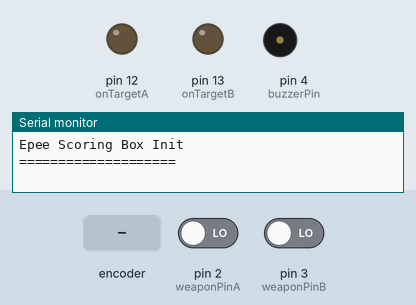
Bench run of a sketch on a simulated Arduino Uno, built with avr-gcc and run on an emulated ATmega328P. Shown: output pins drawn as LEDs (lit = HIGH), buzzer (waves = sounding, pin HIGH), the last lines printed to the serial monitor. The test bench sets the inputs (shaded band); at power-on: pin 2 (weaponPinA) LOW, pin 3 (weaponPinB) LOW.

Above: at 1.2 s.
1.3 s: rotary encoder on pin 2 (weaponPinA) / pin 3 (weaponPinB) turned 1 step (first pin leading)
At 2.0 s:
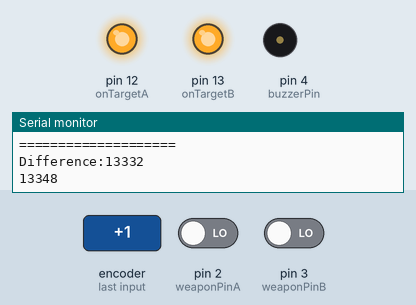
Timing chart, 0 to 4.3 s (numbered marks = the images above; inputs shaded):
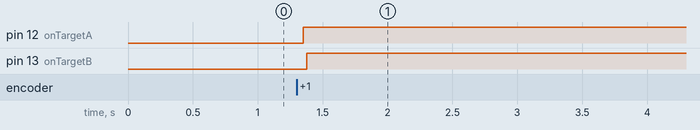

Measured:
- after the input at 1.3 s, pin 12 (onTargetA): LOW → HIGH after 0.05 s; pin 13 (onTargetB): LOW → HIGH after 0.08 s

The sketch:

EpeeRazzv3.ino
```cpp
//===========================================================================
//
//  Desc:    Arduino Code for an epee fencing scoring apparatus
//  Dev:     Keaheyp
//  Date:    Nov 2014
//  Citation:  Code and ideas pulled from wnew's epeeBox on github, thank you!!
//  Updated:
//  Notes:   State machine implementation of an epee scoring box.
//
//  To do:
//              Test to see if adding interrupts is actually needed or if current
//              implementation is within FIE timing variances
//===========================================================================

//============
// #Variable Instantiation
//============


// Pin Configuration

//red & green target lights
const uint8_t onTargetA  = 12;        // On TargetA LED pin
const uint8_t onTargetB  = 13;        // On TargetB LED pin

//weapons
const uint8_t weaponPinA = 2;         // WeaponA pin
const uint8_t weaponPinB = 3;         // WeaponB pin
uint8_t weaponA          = 0;
uint8_t weaponB          = 0;

const uint8_t buzzerPin  = 4;

//boolean variables
boolean hitA = false;
boolean hitB = false;
boolean firstHitA = false;
boolean firstHitB = false;
boolean i = true;
boolean y = true;
int a,b =0;
//timing variables
long timeHitA     = 0;
long timeHitB     = 0;
long timeFirstHit = 0;

//Default const variables
unsigned long lockOut        = 40;    // the lockout time between hits for epee is 40ms
unsigned long minHitDuration = 2;     // the minimum amount of time the tip needs to be depressed 2ms

//state variable
int state = 1;

void setup() {
   //Setup OUTPUTS
   pinMode(onTargetA,  OUTPUT);
   pinMode(onTargetB,  OUTPUT);
   //SETUP INPUTS
   pinMode(weaponPinA, INPUT);
   pinMode(weaponPinB, INPUT);

   pinMode(buzzerPin,  OUTPUT);

   Serial.begin(9600);
   Serial.println("Epee Scoring Box Init");
   Serial.println("====================");
}
//Main Loop, will use state system
/*
  state 1 = waiting for first hit
  state 2 = waiting for second hit
  state 3 = reset variables
*/
void loop() {


  hitCheckA();

  if(hitA)
  {
  a = micros();
  }

  hitCheckB();

  if(state==1)
   {
     if(hitA)
     {
       timeFirstHit = timeHitA;
       digitalWrite(onTargetA, HIGH);
       //switch to waiting for second hit state
       state = 2;
     }
     if(hitB)
     {
       timeFirstHit = timeHitB;
       digitalWrite(onTargetB, HIGH);
       state = 2;
     }
   }
   //waiting for second hit
   else if(state == 2)
   {
     //wait for second hit if still within lockout time

     if(timeFirstHit + lockOut > millis())
     {
       if(hitA){digitalWrite(onTargetA, HIGH);}
       if(hitB){digitalWrite(onTargetB, HIGH);}
     }
     else
     {
       b = micros();Serial.print("Difference:");Serial.println(a);Serial.println(b);//Serial.println(timeFirstHit);Serial.println(timeHitA);
       //switch to reset state when lockout expires
       state = 3;
     }
   }
   //lockout time expired keep buzzer on for 2 seconds and lights on for 4 seconds (2 more than buzzer) then reset
   else if(state == 3)
   {
     delay(2000);
     noTone(buzzerPin);
     delay(2000);
     digitalWrite(onTargetA, LOW);
     digitalWrite(onTargetB, LOW);
     hitA = false;
     hitB = false;
     timeFirstHit = 0;
     state = 1;
   }

}

void hitCheckA()
{
   weaponA = digitalRead(weaponPinA);
   if(weaponA == 1  && !firstHitA)
   {
       timeHitA  = millis();
       firstHitA = true;
   }
   if(millis() >= timeHitA + minHitDuration && weaponA == 1)
   {
     hitA = true;
   }
   else if(weaponA == 0)
   {
      firstHitA = false;

   }
   else
   {

   }
}
void hitCheckB()
{
   weaponB = digitalRead(weaponPinB);
   if(weaponB == 1  && !firstHitB)
   {
       timeHitB  = millis();
       firstHitB = true;
   }
   if(millis() >= timeHitB + minHitDuration && weaponB == 1)
   {
     hitB = true;
   }
   else if(weaponB == 0)
   {
      firstHitB = false;

   }
   else
   {

   }
}
```
